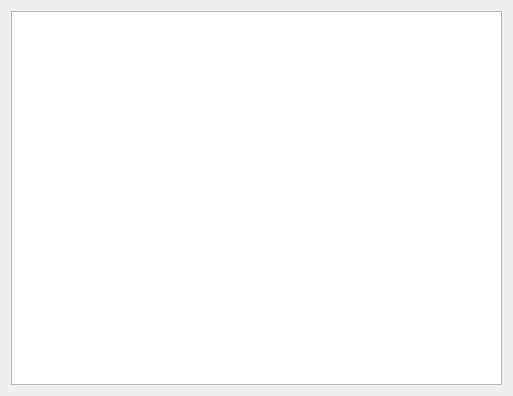
<?xml version="1.0" encoding="UTF-8"?>
<ui version="4.0">
 <class>Widget</class>
 <widget class="QWidget" name="Widget">
  <property name="geometry">
   <rect>
    <x>0</x>
    <y>0</y>
    <width>513</width>
    <height>396</height>
   </rect>
  </property>
  <property name="windowTitle">
   <string>Widget</string>
  </property>
  <layout class="QGridLayout" name="gridLayout">
   <item row="0" column="0">
    <widget class="QListWidget" name="listWidget">
     <property name="contextMenuPolicy">
      <enum>Qt::CustomContextMenu</enum>
     </property>
    </widget>
   </item>
  </layout>
 </widget>
 <layoutdefault spacing="6" margin="11"/>
 <resources/>
 <connections/>
</ui>
